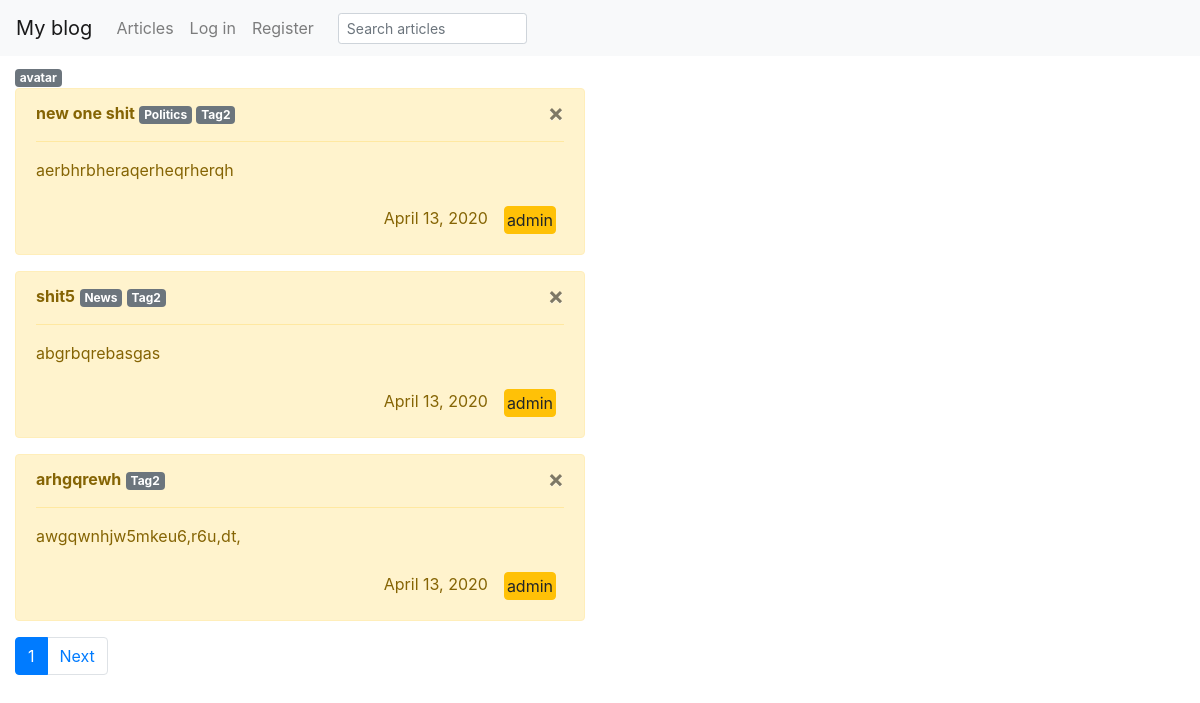
The app's page /articles/ with its own data.
### posts/models.py (models this page shows, shortened)
class Article(models.Model):
    title = models.CharField(max_length=100)
    content = models.TextField()
    author = models.ForeignKey(User, on_delete=models.CASCADE, related_name='author')
    post_date = models.DateField(auto_now=True)
    tags = models.ManyToManyField(Tag, related_name='articles')
    class Meta:
        ordering = ['-post_date']
    def get_absolute_url(self):
        return reverse('posts:user-articles', kwargs={
                       'author': self.author})

class Tag(models.Model):
    name = models.CharField(max_length=60)
    def __str__(self):
        return self.name

### posts/views.py (the view)
# urls.py: path('', ArticleList.as_view(), name='articles'),
class ArticleList(ListView):
    model = Article
    context_object_name = 'obj_list'
    def get_context_data(self, **kwargs):
        context = super().get_context_data(**kwargs)
        context['title'] = 'Articles'
        return context
    paginate_by = 3

### templates/posts/article_list.html (shortened to what this page needs)
{% extends "home.html" %}
{% block content %}
    {% if 'cabinet' %}
    <div class="col-sm-6 col-md-6">
          <a href="{% url 'cabinet:avatar' %}"><span class="badge badge-secondary">avatar</span></a>
    </div>
    {% endif %}
    {% for obj in obj_list  %}
      <div class="col-sm-6 col-md-6">
            <div class="alert alert-warning">
                <button type="button" class="close" data-dismiss="alert" aria-hidden="true">
                    ×</button>
                 <strong>{{ obj.title }}</strong>
                {% if obj.tags %}
                  {% for tag_item in obj.tags.all  %}
                    <a href="{% url 'posts:tag' tag=tag_item.name %}"><span class="badge badge-secondary">{{ tag_item }}</span></a>
                  {% endfor %}
                {% endif %}
                <hr class="message-inner-separator">
                <p>{{ obj.content }}</p>
                <div class='d-flex flex-row-reverse'>
                <div class="p-2">
                  <a href="{{obj.get_absolute_url}}" style="padding: 1px 2px" class="btn btn-xs btn-warning pull-right">
                        {{ obj.author }}
                  </a>
                </div>
                <div class="p-2"><span >{{ obj.post_date}}</span></div>
                </div>
            </div>
        </div>
    {% endfor %}
<nav aria-label="...">
  <ul class="pagination" style="margin-left: 15px">
    {% if  page_obj.has_other_pages %}
            <li class="page-item active">
      <a class="page-link" href="?page={{ page_obj.number}}">{{ page_obj.number }}<span class="sr-only">(current)</span></a>
    </li>
    {% endif %}
        {% if page_obj.has_next %}
    <li class="page-item">
      <a class="page-link" href="?page={{ page_obj.next_page_number }}">Next</a>
    </li>
    {% endif %}
  </ul>
</nav>
{% endblock %}

### records on screen
Article: title "new one shit", content "aerbhrbheraqerheqrherqh", author "admin", post_date "April 13, 2020"
Tag: name "Politics"
Tag: name "Tag2"
Article: title "shit5", content "abgrbqrebasgas", author "admin", post_date "April 13, 2020"
Tag: name "News"
Article: title "arhgqrewh", content "awgqwnhjw5mkeu6,r6u,dt,", author "admin", post_date "April 13, 2020"

### other values on screen
{{ page_obj.number }} "1"
